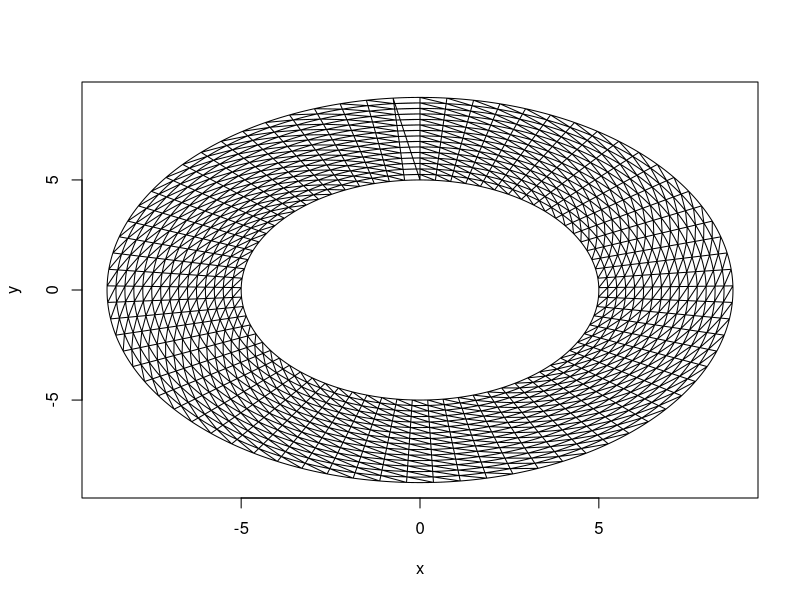

The R script that drew this image:

# Function: build_block
# Input: Parameters for radial heatmap block
# Returns: The x,y coordinates for an individual block for a radial heatmap as a data.frame

build_block <- function(min,max,increment,inner_radius,outer_radius){
  
  # Imagine a rectangle curved to fit into a circle
  # This section curves the top and bottom lines of rectangle to form a radial
  
  # Initialise two lists
  x <- c()
  y <- c()
  
  # Curve bottom line of a rectangle
  for(i in seq(min, max, increment)){
    x1 <- inner_radius * sin(2*pi*(i/360))
    y1 <- inner_radius * cos(2*pi*(i/360))
    x <- c(x,x1)
    y <- c(y,y1)
  }
  
  # Curve top line of a rectangle
  for(j in seq(max, min, -increment)){
    x2 <- outer_radius * sin(2*pi*(j/360))
    y2 <- outer_radius * cos(2*pi*(j/360))
    x <- c(x,x2)
    y <- c(y,y2)
  }
  
  # Create geometry path to draw block
  path <- 1:length(x)
  
  # Create data.frame of x,y coordinates
  df <- data.frame(
    x = x,
    y = y,
    path = path,
    stringsAsFactors = F)
  
  # Output data.frame
  return(df)
}

# Function: build_radial_amp
# Depends on: build_block
# Input: Parameters for number of rings, segments, and dimensions
# Returns: Data.frame of all radial heatmap blocks, with x,y coordinates

build_radial_map <- function(n_rings,n_segments,radius_start,radius_increase){
  
  # Initialise two lists
  inner_radius <- c()
  outer_radius <- c()
  
  # Create two list of data points for radius of the upper and lower rings
  for(r in 1:n_rings){
    inner_radius <- c(inner_radius,rep(radius_start + (radius_increase*(r-1)),n_segments))
    outer_radius <- c(outer_radius,rep(radius_start + (radius_increase*(r)),n_segments))
  }
  
  # Create lists upper and lower rectangle dimensions, 
  # with additional datapoints to help a smooth image when converting to radial
  min <- rep(0:(n_segments-1) *(360/n_segments),n_rings)
  max <- rep(1:n_segments *(360/n_segments),n_rings)
  increment <- rep(360/(n_segments*10),n_segments * n_rings)
  
  # Add all lists to a data.frame
  levels_df <- data.frame(
    min = min,
    max = max,
    increment = increment,
    inner_radius = inner_radius,
    outer_radius = outer_radius,
    stringsAsFactors = F)
  
  # Calculate the number of iterations 
  n <- nrow(levels_df)
  
  # Initialise list to store output of loop
  radial_heatmap_list = vector("list", length = n)
  
  # Loop over levels_df data.frame with build_block function
  for(a in 1:n){
    
    # Convert rectangles to radial blocks
    df <- build_block(
      levels_df$min[a],
      levels_df$max[a],
      levels_df$increment[a],
      levels_df$inner_radius[a],
      levels_df$outer_radius[a])
    
    # Add dimensions for joining
    df$block_id <- a
    df$ring <- floor(a / (n_segments+1)) + 1
    df$segment <- a %% n_segments
    
    # Add loop result to list of data.frames
    radial_heatmap_list[[a]] <- df
  }
  
  # Combine all data.frames in list together
  radial_heatmap_df <- do.call(rbind, radial_heatmap_list)
  
  # Output the radial heatmap coordinates
  return(radial_heatmap_df)
}

# Create a radial with some parameters
radial_heatmap_df <- build_radial_map(
                          n_rings = 15,
                          n_segments = 73,
                          radius_start = 5,
                          radius_increase = 0.25)

# create a plot of the output radial heatmap
plot(radial_heatmap_df$x,radial_heatmap_df$y,type="n",xlab ='x', ylab = 'y')
polygon(radial_heatmap_df$x,radial_heatmap_df$y)

# write output data to csv
write.csv(radial_heatmap_df,"radial_heatmap.csv",row.names = F)


